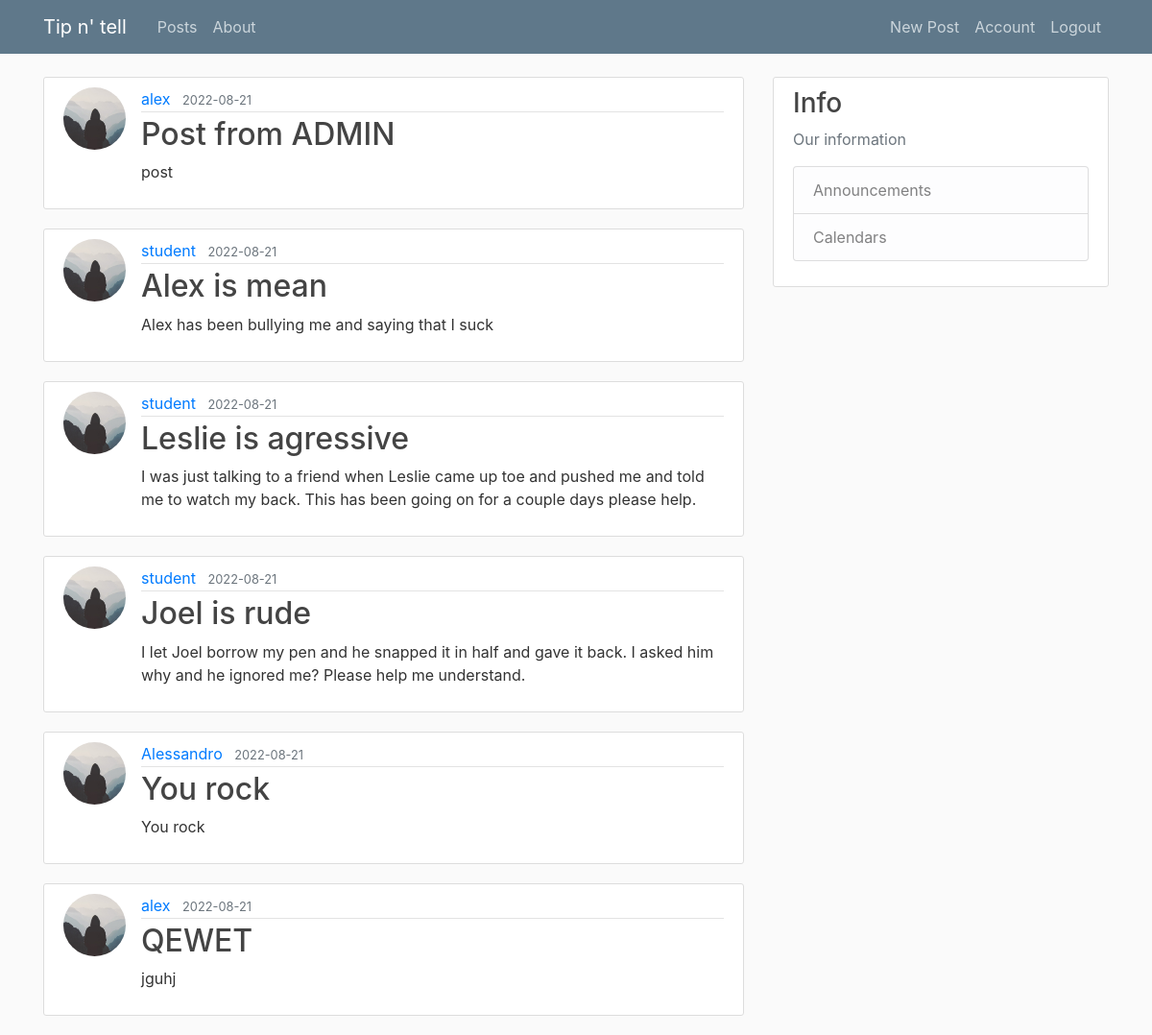
Screenshot of /home (signed in) with the database file from the repository.
### flaskblog/models.py (models this page shows, shortened)
class Post(db.Model):
    id = db.Column(db.Integer, primary_key=True)
    title = db.Column(db.String(100), nullable=False)
    date_posted = db.Column(db.DateTime, nullable=False, default=datetime.utcnow)
    content = db.Column(db.Text, nullable=False)
    user_id = db.Column(db.Integer, db.ForeignKey('user.id'), nullable=False)

class User(db.Model, UserMixin):
    id = db.Column(db.Integer, primary_key=True)
    username = db.Column(db.String(20), unique=True, nullable=False)
    email = db.Column(db.String(120), unique=True, nullable=False)
    image_file = db.Column(db.String(20), nullable=False, default='default.jpg')
    password = db.Column(db.String(60), nullable=False)
    posts = db.relationship('Post', backref='author', lazy=True)
    student_id = db.Column(db.Integer, nullable=False)
    def __repr__(self):
        return f"User('{self.username}', '{self.email}', '{self.image_file}')"

### flaskblog/routes.py (the view)
@app.route("/home")
@login_required
def home():
    print(current_user)
    if current_user.email == "admin@gmail.com":
        posts = Post.query.all()
        return render_template('home.html', posts=posts)
    else:
        user = User.query.filter_by(email=current_user.email).first()
        posts = Post.query.filter_by(user_id=user.id)
        return render_template('home.html', posts=posts)

### flaskblog/models.py (called while the page is built)
@login_manager.user_loader
def load_user(user_id):
    return User.query.get(int(user_id))

### flaskblog/templates/home.html
{% extends "layout.html" %}
{% block content %}
    {% for post in posts %}
        <article class="media content-section">
          <img class="rounded-circle article-img" src="{{ url_for('static', filename='profile_pics/' + post.author.image_file) }}">
          <div class="media-body">
            <div class="article-metadata">
              <a class="mr-2" href="#">{{ post.author.username }}</a>
              <small class="text-muted">{{ post.date_posted.strftime('%Y-%m-%d') }}</small>
            </div>
            <h2><a class="article-title" href="{{ url_for('post', post_id=post.id) }}">{{ post.title }}</a></h2>
            <p class="article-content">{{ post.content }}</p>
          </div>
        </article>
    {% endfor %}
{% endblock content %}

### flaskblog/templates/layout.html (shortened to what this page needs)
<!DOCTYPE html>
<html>
<head>
    <link rel="stylesheet" href="https://maxcdn.bootstrapcdn.com/bootstrap/4.0.0/css/bootstrap.min.css">
    <link rel="stylesheet" type="text/css" href="{{ url_for('static', filename='main.css') }}">
</head>
<body>
    <header class="site-header">
      <nav class="navbar navbar-expand-md navbar-dark bg-steel fixed-top">
        <div class="container">
          <a class="navbar-brand mr-4" href="/">Tip n' tell</a>
          <div class="collapse navbar-collapse" id="navbarToggle">
            <div class="navbar-nav mr-auto">
              <a class="nav-item nav-link" href="{{ url_for('home') }}">Posts</a>
              <a class="nav-item nav-link" href="{{ url_for('about') }}">About</a>
            </div>
            <div class="navbar-nav">
              {% if current_user.is_authenticated %}
                <a class="nav-item nav-link" href="{{ url_for('new_post') }}">New Post</a>
                <a class="nav-item nav-link" href="{{ url_for('account') }}">Account</a>
                <a class="nav-item nav-link" href="{{ url_for('logout') }}">Logout</a>
              {% else %}
                <a class="nav-item nav-link" href="{{ url_for('login') }}">Login</a>
                <a class="nav-item nav-link" href="{{ url_for('register') }}">Register</a>
              {% endif %}
            </div>
          </div>
        </div>
      </nav>
    </header>
    <main role="main" class="container">
      <div class="row">
        <div class="col-md-8">
          {% block content %}{% endblock %}
        </div>
        <div class="col-md-4">
          <div class="content-section">
            <h3>Info</h3>
            <p class='text-muted'>Our information
              <ul class="list-group">
                <a class="list-group-item list-group-item-light" href="{{ url_for('announcements') }}">Announcements</a>
                <a class="list-group-item list-group-item-light" href="{{ url_for('calendars') }}">Calendars</a>
              </ul>
            </p>
          </div>
        </div>
      </div>
    </main>
</body>
</html>

### flaskblog/static/main.css (style rules this page uses)
body { background: #fafafa; color: #333333; margin-top: 5rem; }
h1, h2, h3, h4, h5, h6 { color: #444444; }
.bg-steel { background-color: #5f788a; }
.site-header .navbar-nav .nav-link { color: #cbd5db; }
.content-section { background: #ffffff; padding: 10px 20px; border: 1px solid #dddddd; border-radius: 3px; margin-bottom: 20px; }
.article-title { color: #444444; }
.article-content { white-space: pre-line; }
.article-img { height: 65px; width: 65px; margin-right: 16px; }
.article-metadata { padding-bottom: 1px; margin-bottom: 4px; border-bottom: 1px solid #e3e3e3 }

### rows the page displays
Post: image_file (placeholder picture), author.username "alex", date_posted "2022-08-21", title "Post from ADMIN", content "post"
Post: image_file (placeholder picture), author.username "student", date_posted "2022-08-21", title "Alex is mean", content "Alex has been bullying me and saying that I suck"
Post: image_file (placeholder picture), author.username "student", date_posted "2022-08-21", title "Leslie is agressive", content "I was just talking to a friend when Leslie came up toe and pushed me and told me to watch my back. This has been going on for a couple days please help."
Post: image_file (placeholder picture), author.username "student", date_posted "2022-08-21", title "Joel is rude", content "I let Joel borrow my pen and he snapped it in half and gave it back. I asked him why and he ignored me? Please help me understand."
Post: image_file (placeholder picture), author.username "Alessandro", date_posted "2022-08-21", title "You rock", content "You rock"
Post: image_file (placeholder picture), author.username "alex", date_posted "2022-08-21", title "QEWET", content "jguhj"
